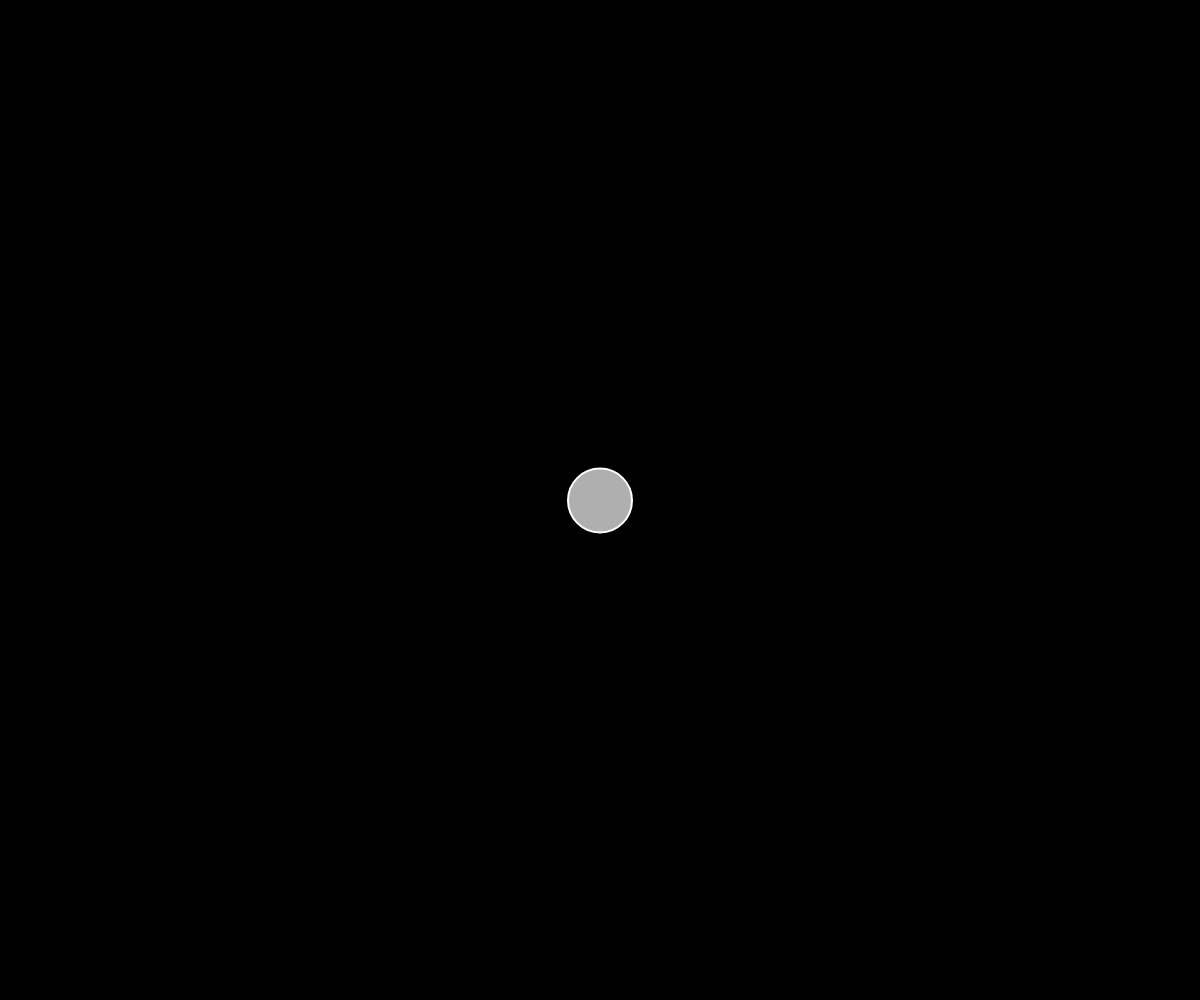
Frame 1 (no input)
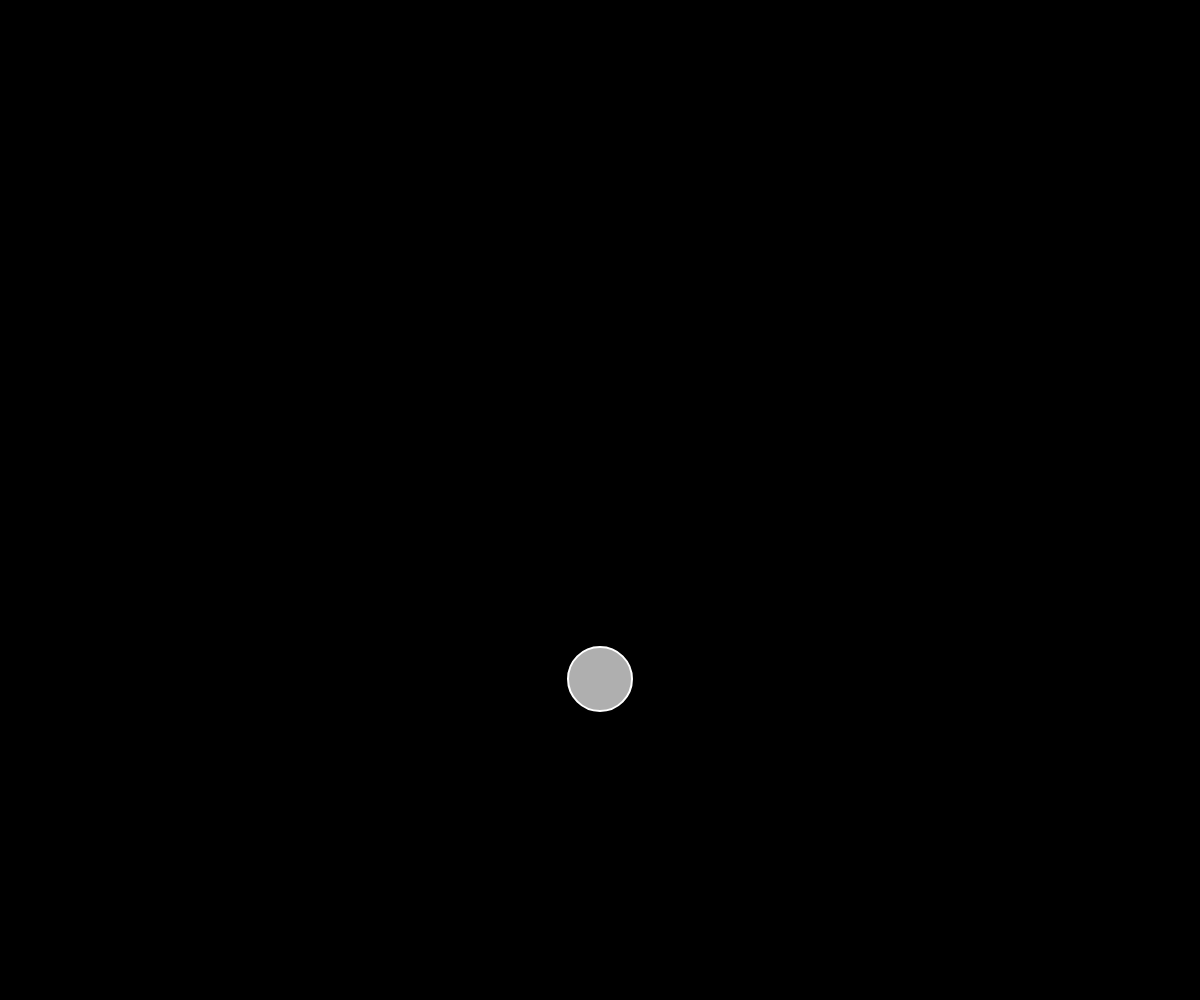
Frame 60 (no input)
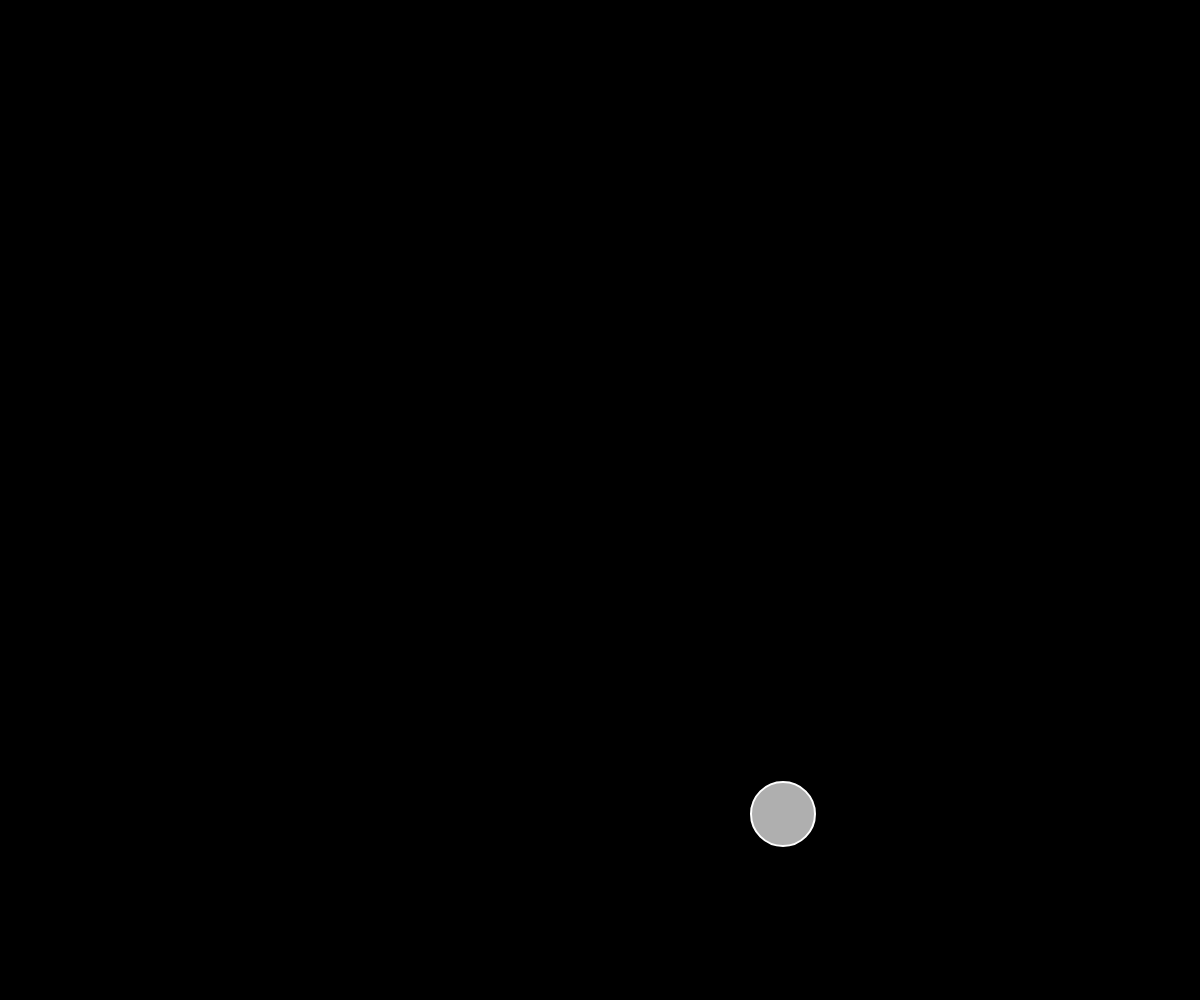
Frame 120 (the mouse pressed at the canvas centre since frame 60)

The p5.js sketch that drew these frames (run headless with seeded random() and noise() and a simulated clock; from frame 60 on, the mouse is pressed at the canvas centre):

// p5.js sketch
// ── sketch.js
let mover;

function setup() {
  createCanvas(windowWidth, windowHeight);
  mover = new Mover();
}

function draw() {
  background(0);
  
  let gravity = createVector(0, 0.5);
  mover.applyForce(gravity);
  
  if (mouseIsPressed) {
    let wind = createVector(0.1, 0);
    mover.applyForce(wind);
  }
  
  mover.update();
  mover.checkBorders();
  mover.show();
  
}
// ── mover.js
class Mover {
  constructor() {
    this.mass = 1;
    this.position = createVector(width / 2, height / 2);
    this.velocity = createVector(0, 0);
    this.acceleration = createVector(0, 0);
    this.r = 64;
  }

  applyForce(force) {
    // On veut diviser par la masse F = m a
    // On utilise la méthode statique car on ne veut pas modifier directement la force
    let f = p5.Vector.div(force, this.mass);
    this.acceleration.add(f);
  }

  update() {
    this.velocity.add(this.acceleration);
    this.position.add(this.velocity);  // Mise à jour de la position de l'objet
    this.acceleration.mult(0);  // Réinitialisation de l'accélération à chaque frame
  }

  show() {
    stroke(255);
    strokeWeight(2);
    fill(175);
    circle(this.position.x, this.position.y, this.r);
  }

  checkBorders() {
    if (this.position.x + this.r / 2 > width) {
      this.position.x = width - this.r / 2;
      this.velocity.x *= -1;
    } else if (this.position.x - this.r / 2 < 0) {
      this.velocity.x *= -1;
      this.position.x = 0 + this.r / 2;
    }
    if (this.position.y + this.r / 2 > height) {
      this.velocity.y *= -1;
      this.position.y = height - this.r / 2;
    }
  }
}
